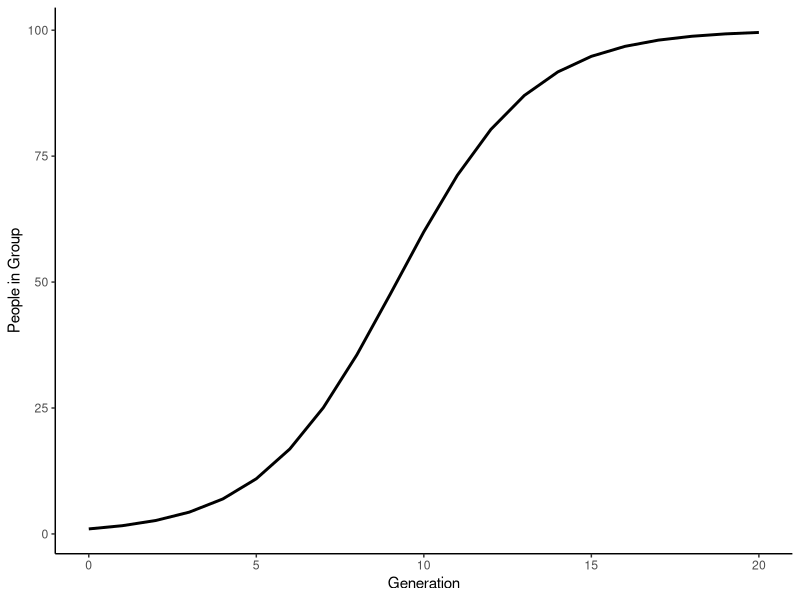

Write R code to recreate this figure.
## ---- chunk 1
#| label: logistic
#| echo: false
#| include: false
#| 
logistic <- function(t,r,k,N){
  
  y = N * k / (1 + ((k - N)/N) * exp(-r*t))

return(y)  
    
}


# Get data

mydata <- expand.grid(t=c(0:20), r=0.5, k=c(100), N=1)

mydata$y <- apply(mydata, 1, function(params) logistic(params["t"],params["r"],params["k"],params["N"]))

mydata$r <- factor(mydata$r)

## Plot 

library(ggplot2)

p <- ggplot(mydata, aes(t, y)) + 
  geom_line(aes(lty=r), lwd=1) +
  theme_classic() + 
  ylab("People in Group") + 
  xlab("Generation") + 
  theme(legend.position="none")

print(p)

